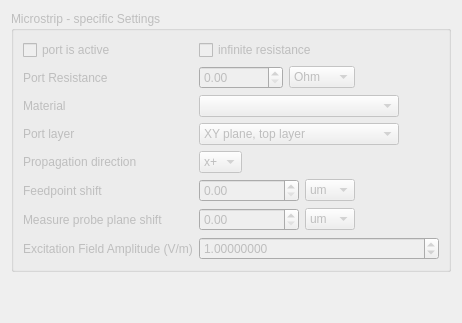
               <widget class="QWidget" name="Microstrip">
                <attribute name="title">
                 <string>Microstrip</string>
                </attribute>
                <layout class="QVBoxLayout" name="verticalLayout_27">
                 <item>
                  <widget class="QGroupBox" name="microstripPortSettingsGroup">
                   <property name="enabled">
                    <bool>false</bool>
                   </property>
                   <property name="minimumSize">
                    <size>
                     <width>0</width>
                     <height>50</height>
                    </size>
                   </property>
                   <property name="title">
                    <string>Microstrip - specific Settings</string>
                   </property>
                   <layout class="QGridLayout" name="gridLayout_4">
                    <item row="4" column="0">
                     <widget class="QLabel" name="label_81">
                      <property name="text">
                       <string>Port layer</string>
                      </property>
                     </widget>
                    </item>
                    <item row="6" column="1">
                     <layout class="QHBoxLayout" name="horizontalLayout_40">
                      <item>
                       <widget class="QComboBox" name="microstripPortPropagationComboBox">
                        <item>
                         <property name="text">
                          <string>x+</string>
                         </property>
                        </item>
                        <item>
                         <property name="text">
                          <string>x-</string>
                         </property>
                        </item>
                        <item>
                         <property name="text">
                          <string>y+</string>
                         </property>
                        </item>
                        <item>
                         <property name="text">
                          <string>y-</string>
                         </property>
                        </item>
                        <item>
                         <property name="text">
                          <string>z+</string>
                         </property>
                        </item>
                        <item>
                         <property name="text">
                          <string>z-</string>
                         </property>
                        </item>
                       </widget>
                      </item>
                      <item>
                       <spacer name="horizontalSpacer_30">
                        <property name="orientation">
                         <enum>Qt::Orientation::Horizontal</enum>
                        </property>
                        <property name="sizeType">
                         <enum>QSizePolicy::Policy::Expanding</enum>
                        </property>
                        <property name="sizeHint" stdset="0">
                         <size>
                          <width>40</width>
                          <height>20</height>
                         </size>
                        </property>
                       </spacer>
                      </item>
                     </layout>
                    </item>
                    <item row="4" column="1">
                     <layout class="QHBoxLayout" name="horizontalLayout_36">
                      <item>
                       <widget class="QComboBox" name="microstripPortDirection">
                        <property name="minimumSize">
                         <size>
                          <width>200</width>
                          <height>0</height>
                         </size>
                        </property>
                        <property name="currentText">
                         <string>XY plane, top layer</string>
                        </property>
                        <item>
                         <property name="text">
                          <string>XY plane, top layer</string>
                         </property>
                        </item>
                        <item>
                         <property name="text">
                          <string>XY plane, bottom layer</string>
                         </property>
                        </item>
                        <item>
                         <property name="text">
                          <string>XZ plane, front layer</string>
                         </property>
                        </item>
                        <item>
                         <property name="text">
                          <string>XZ plane, back layer</string>
                         </property>
                        </item>
                        <item>
                         <property name="text">
                          <string>YZ plane, right layer</string>
                         </property>
                        </item>
                        <item>
                         <property name="text">
                          <string>YZ plane, left layer</string>
                         </property>
                        </item>
                       </widget>
                      </item>
                      <item>
                       <spacer name="horizontalSpacer_18">
                        <property name="orientation">
                         <enum>Qt::Orientation::Horizontal</enum>
                        </property>
                        <property name="sizeType">
                         <enum>QSizePolicy::Policy::Expanding</enum>
                        </property>
                        <property name="sizeHint" stdset="0">
                         <size>
                          <width>40</width>
                          <height>20</height>
                         </size>
                        </property>
                       </spacer>
                      </item>
                     </layout>
                    </item>
                    <item row="8" column="0">
                     <widget class="QLabel" name="label_55">
                      <property name="text">
                       <string>Measure probe plane shift</string>
                      </property>
                     </widget>
                    </item>
                    <item row="7" column="0">
                     <widget class="QLabel" name="label_54">
                      <property name="text">
                       <string>Feedpoint shift</string>
                      </property>
                     </widget>
                    </item>
                    <item row="1" column="0">
                     <widget class="QCheckBox" name="microstripPortActive">
                      <property name="text">
                       <string>port is active</string>
                      </property>
                     </widget>
                    </item>
                    <item row="7" column="1">
                     <layout class="QHBoxLayout" name="horizontalLayout_2">
                      <item>
                       <widget class="QDoubleSpinBox" name="microstripPortFeedpointShiftValue">
                        <property name="minimumSize">
                         <size>
                          <width>100</width>
                          <height>0</height>
                         </size>
                        </property>
                        <property name="maximum">
                         <double>1000000.000000000000000</double>
                        </property>
                       </widget>
                      </item>
                      <item>
                       <widget class="QComboBox" name="microstripPortFeedpointShiftUnits">
                        <property name="currentIndex">
                         <number>3</number>
                        </property>
                        <item>
                         <property name="text">
                          <string>m</string>
                         </property>
                        </item>
                        <item>
                         <property name="text">
                          <string>cm</string>
                         </property>
                        </item>
                        <item>
                         <property name="text">
                          <string>mm</string>
                         </property>
                        </item>
                        <item>
                         <property name="text">
                          <string>um</string>
                         </property>
                        </item>
                        <item>
                         <property name="text">
                          <string>nm</string>
                         </property>
                        </item>
                        <item>
                         <property name="text">
                          <string>pm</string>
                         </property>
                        </item>
                       </widget>
                      </item>
                      <item>
                       <spacer name="horizontalSpacer_19">
                        <property name="orientation">
                         <enum>Qt::Orientation::Horizontal</enum>
                        </property>
                        <property name="sizeHint" stdset="0">
                         <size>
                          <width>40</width>
                          <height>20</height>
                         </size>
                        </property>
                       </spacer>
                      </item>
                     </layout>
                    </item>
                    <item row="2" column="0">
                     <widget class="QLabel" name="label_67">
                      <property name="text">
                       <string>Port Resistance</string>
                      </property>
                     </widget>
                    </item>
                    <item row="8" column="1">
                     <layout class="QHBoxLayout" name="horizontalLayout_27">
                      <item>
                       <widget class="QDoubleSpinBox" name="microstripPortMeasureShiftValue">
                        <property name="minimumSize">
                         <size>
                          <width>100</width>
                          <height>0</height>
                         </size>
                        </property>
                        <property name="maximum">
                         <double>1000000.000000000000000</double>
                        </property>
                       </widget>
                      </item>
                      <item>
                       <widget class="QComboBox" name="microstripPortMeasureShiftUnits">
                        <property name="currentIndex">
                         <number>3</number>
                        </property>
                        <item>
                         <property name="text">
                          <string>m</string>
                         </property>
                        </item>
                        <item>
                         <property name="text">
                          <string>cm</string>
                         </property>
                        </item>
                        <item>
                         <property name="text">
                          <string>mm</string>
                         </property>
                        </item>
                        <item>
                         <property name="text">
                          <string>um</string>
                         </property>
                        </item>
                        <item>
                         <property name="text">
                          <string>nm</string>
                         </property>
                        </item>
                        <item>
                         <property name="text">
                          <string>pm</string>
                         </property>
                        </item>
                       </widget>
                      </item>
                      <item>
                       <spacer name="horizontalSpacer_20">
                        <property name="orientation">
                         <enum>Qt::Orientation::Horizontal</enum>
                        </property>
                        <property name="sizeHint" stdset="0">
                         <size>
                          <width>40</width>
                          <height>20</height>
                         </size>
                        </property>
                       </spacer>
                      </item>
                     </layout>
                    </item>
                    <item row="1" column="1">
                     <widget class="QCheckBox" name="microstripPortInfinitResistance">
                      <property name="text">
                       <string>infinite resistance</string>
                      </property>
                     </widget>
                    </item>
                    <item row="3" column="0">
                     <widget class="QLabel" name="label_52">
                      <property name="text">
                       <string>Material</string>
                      </property>
                     </widget>
                    </item>
                    <item row="3" column="1">
                     <layout class="QHBoxLayout" name="horizontalLayout_48">
                      <item>
                       <widget class="QComboBox" name="microstripPortMaterialComboBox">
                        <property name="minimumSize">
                         <size>
                          <width>200</width>
                          <height>0</height>
                         </size>
                        </property>
                       </widget>
                      </item>
                      <item>
                       <spacer name="horizontalSpacer_40">
                        <property name="orientation">
                         <enum>Qt::Orientation::Horizontal</enum>
                        </property>
                        <property name="sizeType">
                         <enum>QSizePolicy::Policy::Expanding</enum>
                        </property>
                        <property name="sizeHint" stdset="0">
                         <size>
                          <width>40</width>
                          <height>20</height>
                         </size>
                        </property>
                       </spacer>
                      </item>
                     </layout>
                    </item>
                    <item row="2" column="1">
                     <layout class="QHBoxLayout" name="horizontalLayout_35">
                      <property name="leftMargin">
                       <number>0</number>
                      </property>
                      <property name="topMargin">
                       <number>0</number>
                      </property>
                      <property name="rightMargin">
                       <number>0</number>
                      </property>
                      <property name="bottomMargin">
                       <number>0</number>
                      </property>
                      <item>
                       <widget class="QDoubleSpinBox" name="microstripPortResistanceValue">
                        <property name="maximum">
                         <double>10000000000.000000000000000</double>
                        </property>
                       </widget>
                      </item>
                      <item>
                       <widget class="QComboBox" name="microstripPortResistanceUnits">
                        <property name="currentText">
                         <string>Ohm</string>
                        </property>
                        <item>
                         <property name="text">
                          <string>Ohm</string>
                         </property>
                        </item>
                        <item>
                         <property name="text">
                          <string>uOhm</string>
                         </property>
                        </item>
                        <item>
                         <property name="text">
                          <string>mOhm</string>
                         </property>
                        </item>
                        <item>
                         <property name="text">
                          <string>kOhm</string>
                         </property>
                        </item>
                        <item>
                         <property name="text">
                          <string>MOhm</string>
                         </property>
                        </item>
                        <item>
                         <property name="text">
                          <string>GOhm</string>
                         </property>
                        </item>
                       </widget>
                      </item>
                      <item>
                       <spacer name="horizontalSpacer_7">
                        <property name="orientation">
                         <enum>Qt::Orientation::Horizontal</enum>
                        </property>
                        <property name="sizeHint" stdset="0">
                         <size>
                          <width>40</width>
                          <height>20</height>
                         </size>
                        </property>
                       </spacer>
                      </item>
                     </layout>
                    </item>
                    <item row="6" column="0">
                     <widget class="QLabel" name="label_53">
                      <property name="text">
                       <string>Propagation direction</string>
                      </property>
                     </widget>
                    </item>
                    <item row="9" column="1">
                     <widget class="QDoubleSpinBox" name="microstripPortExcitationAmplitude">
                      <property name="decimals">
                       <number>8</number>
                      </property>
                      <property name="minimum">
                       <double>-10000000000.000000000000000</double>
                      </property>
                      <property name="maximum">
                       <double>10000000000.000000000000000</double>
                      </property>
                      <property name="singleStep">
                       <double>0.100000000000000</double>
                      </property>
                      <property name="value">
                       <double>1.000000000000000</double>
                      </property>
                     </widget>
                    </item>
                    <item row="9" column="0">
                     <widget class="QLabel" name="label_111">
                      <property name="text">
                       <string>Excitation Field Amplitude (V/m)</string>
                      </property>
                     </widget>
                    </item>
                   </layout>
                  </widget>
                 </item>
                 <item>
                  <spacer name="verticalSpacer_14">
                   <property name="orientation">
                    <enum>Qt::Orientation::Vertical</enum>
                   </property>
                   <property name="sizeHint" stdset="0">
                    <size>
                     <width>20</width>
                     <height>40</height>
                    </size>
                   </property>
                  </spacer>
                 </item>
                </layout>
               </widget>
